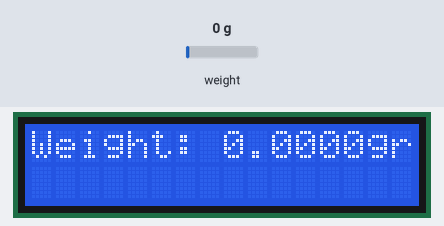
Simulated run of this sketch. Board: Arduino Uno, built with avr-gcc and run on an emulated ATmega328P. Shown: 16×2 character LCD. Inputs (shaded band) come from the test bench; at power-on: weight on the scale 0 g. What the sketch prints to the serial monitor is not drawn.

Above: at 2.2 s.
2.3 s: weight on the scale set to 100 g
At 3.1 s:
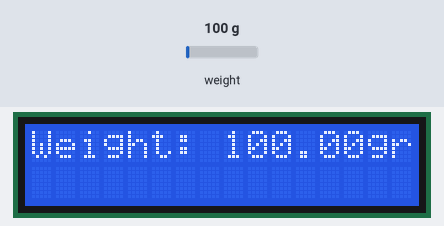
3.8 s: weight on the scale set to 1250 g
At 5.0 s:
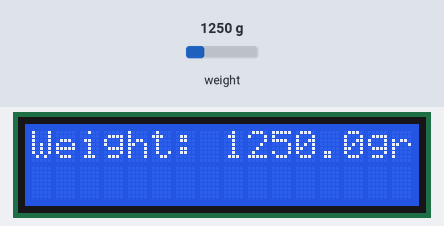
5.3 s: weight on the scale set to 2500 g
At 6.2 s:
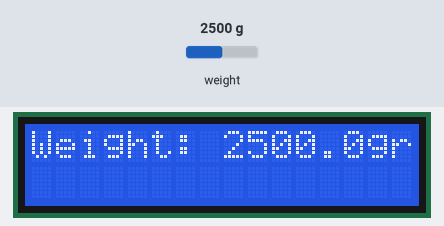
Timing chart, 0 to 8.3 s (numbered marks = the images above; inputs shaded):
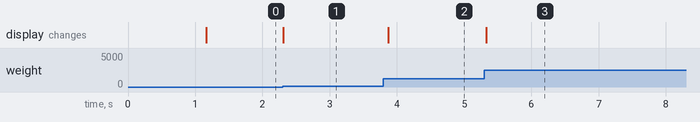

The sketch:

load_cell.ino
```cpp
#include "HX711.h"  //You must have this library in your arduino library folder
#include <LiquidCrystal.h>
LiquidCrystal lcd(12, 11, 10, 9, 8, 7);
#define DOUT  4
#define CLK  5
HX711 scale(DOUT, CLK);
float calibration_factor = 2230; // this calibration factor is adjusted according to my load cell
float units;
void setup() {
 lcd.begin(16,2);
 Serial.begin(9600);
 Serial.println("Press T to tare");
scale.set_scale(calibration_factor); //Adjust to this calibration factor
 scale.tare();
}
void loop() {
units = scale.get_units(), 5;
 if (units < 0)
 {
   units = 0.00;
 }
 lcd.setCursor(0,0);
 lcd.print("Weight: ");
 lcd.setCursor(8,0);
 lcd.print(units,5); //displays the weight in 4 decimal places only for calibration
 lcd.setCursor(14,0);
 lcd.print("grams");
 if(Serial.available())
 {
   char temp = Serial.read();
   if(temp == 't' || temp == 'T')
     scale.tare();  //Reset the scale to zero
 }
}
```

Measured:
- after the input at 2.3 s, the display: changes at once (image 1)
- after the input at 3.8 s, the display: changes after 0.07 s (image 2)
- after the input at 5.3 s, the display: changes at once (image 3)
